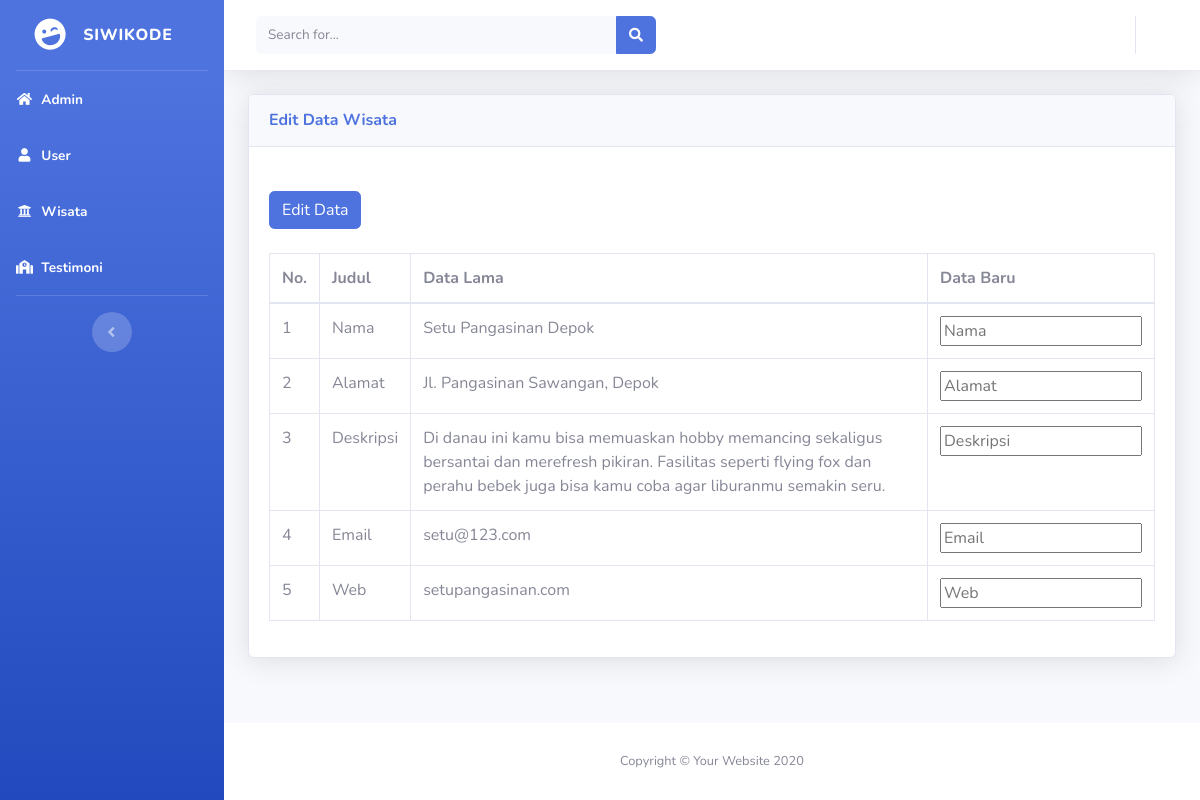
Page /index.php/Cwisata/editWisataAdmin/1 on the committed database.
### tables this page shows
CREATE TABLE `wisata` (
  `id` int(11) NOT NULL,
  `nama` varchar(100) DEFAULT NULL,
  `deskripsi` text DEFAULT NULL,
  `jenis_wisata_id` int(11) NOT NULL,
  `fasilitas` text DEFAULT NULL,
  `bintang` smallint(6) DEFAULT NULL,
  `kontak` varchar(45) DEFAULT NULL,
  `alamat` varchar(150) DEFAULT NULL,
  `maps` text DEFAULT NULL,
  `email` varchar(45) DEFAULT NULL,
  `web` varchar(45) DEFAULT NULL,
  `jenis_kuliner_id` int(11) NOT NULL,
  `gambar` varchar(150) NOT NULL
);

### application/controllers/Cwisata.php (called while the page is built, shortened)
<?php
class Cwisata extends CI_Controller {
    function __construct(){
		$this->load->model('Mwisata');
	}
    public function editWisataAdmin($id) {
        $data['wisata'] = $this->Mwisata->findWisata($id);
        $this->load->view('dashboard/template/header');
        $this->load->view('dashboard/aksi/Veditwisata', $data);
        $this->load->view('dashboard/template/footer');
    }
}

### index.php (called while the page is built, shortened)
<?php
require_once BASEPATH.'core/CodeIgniter.php';

### application/models/Mwisata.php (called while the page is built, shortened)
<?php
class Mwisata extends CI_Model
{
    public function findWisata($id) {
        $query = $this->db->get_where('wisata', ['id' => $id]);
        return $query->row();
    }
}

### application/views/dashboard/aksi/Veditwisata.php (the view, shortened to what this page needs)
<div class="container-fluid">
    <div class="card shadow mb-4">
        <div class="card-header py-3">
            <h6 class="m-0 font-weight-bold text-primary">Edit Data Wisata</h6>
        </div>
        <div class="card-body">
            <div class="table-responsive">
                <form action="<?= base_url("index.php/Cwisata/aksiEdit/".$wisata->id)?>" method="POST">
                    <table class="table table-bordered" id="dataTable" width="100%" cellspacing="0">
                        <thead>
                            <tr>
                                <th>No.</th>
                                <th>Judul</th>
                                <th>Data Lama</th>
                                <th>Data Baru</th>
                            </tr>
                        </thead>
                        <tbody>
                            <tr>
                                <td>1</td>
                                <td>Nama</td>
                                <td><?=$wisata->nama?></td>
                                <td>
                                    <input class="input100" type="username" name="nama" placeholder="Nama">
                                </td>
                            </tr>
                            <tr>
                                <td>2</td>
                                <td>Alamat</td>
                                <td><?=$wisata->alamat?></td>
                                <td>
                                    <input class="input100" type="username" name="alamat" placeholder="Alamat">
                                </td>
                            </tr>
                            <tr>
                                <td>3</td>
                                <td>Deskripsi</td>
                                <td><?=$wisata->deskripsi?></td>
                                <td>
                                    <input class="input100" type="username" name="deskripsi" placeholder="Deskripsi">
                                </td>
                            </tr>
                            <tr>
                                <td>4</td>
                                <td>Email</td>
                                <td><?=$wisata->email?></td>
                                <td>
                                    <input class="input100" type="email" name="email" placeholder="Email">
                                </td>
                            </tr>
                            <tr>
                                <td>5</td>
                                <td>Web</td>
                                <td><?=$wisata->web?></td>
                                <td>
                                    <input class="input100" type="address" name="web" placeholder="Web">
                                </td>
                            </tr>
                            <button class="btn btn-primary my-4">Edit Data</button>
                        </tbody>
                    </table>
                </form>
            </div>
        </div>
    </div>
</div>

### rows in the picture
wisata: nama "Setu Pangasinan Depok", alamat "Jl. Pangasinan Sawangan, Depok", deskripsi "Di danau ini kamu bisa memuaskan hobby memancing sekaligus bersantai dan merefresh pikiran. Fasilitas seperti flying fox dan perahu bebek juga bisa kamu coba agar liburanmu semakin seru.", email "setu@123.com", web "setupangasinan.com"
